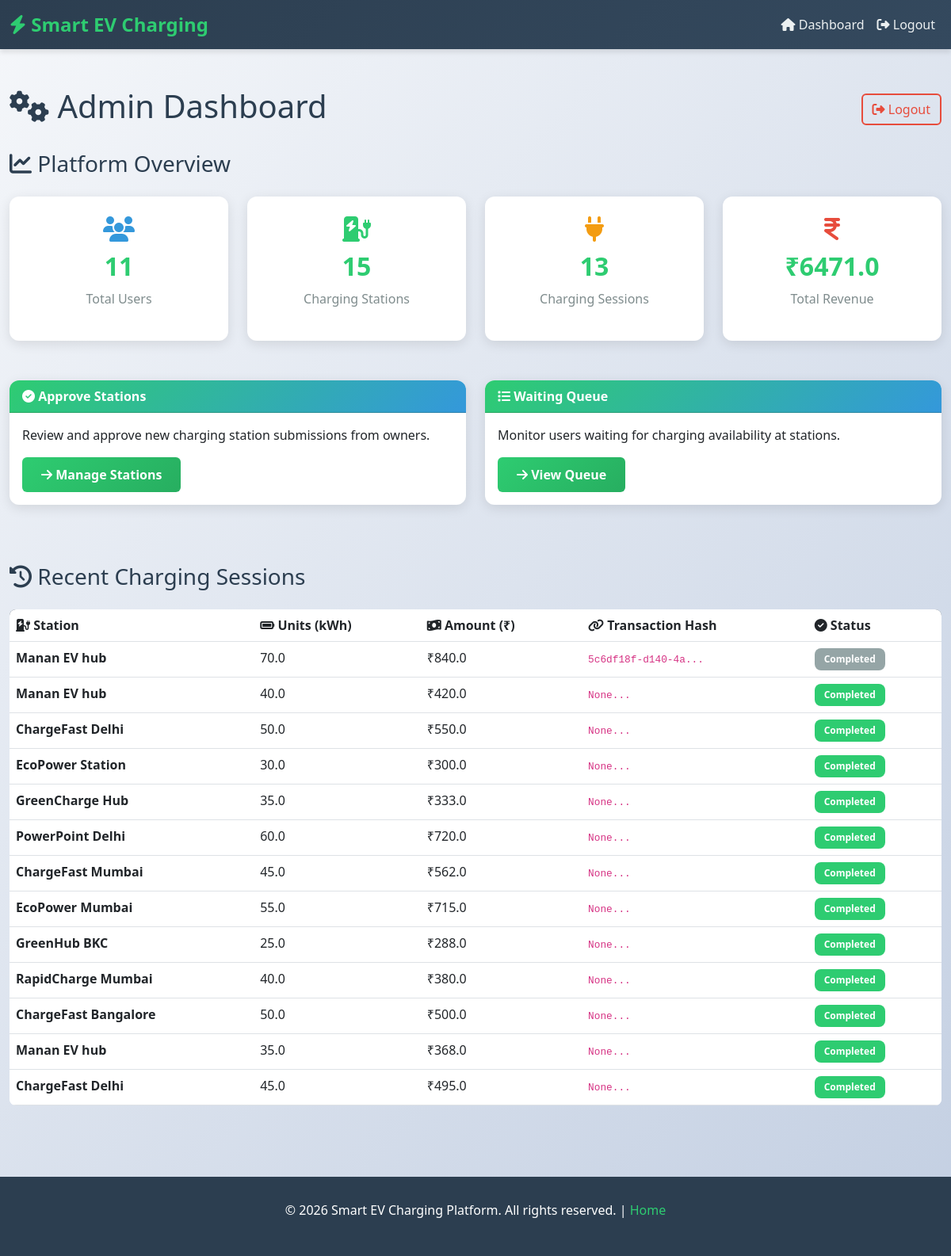
Page /admin/dashboard (signed in) on the earlier database version.
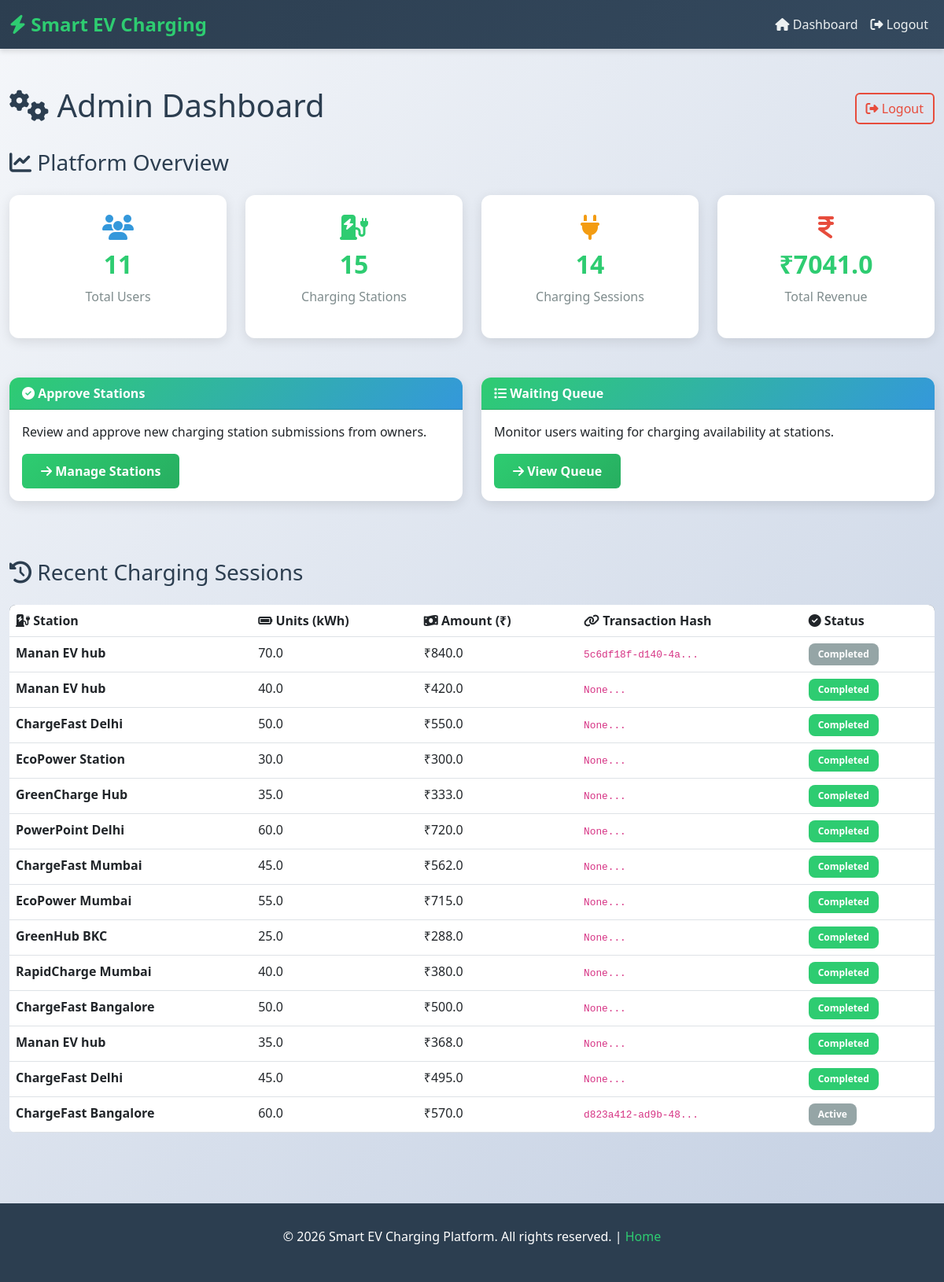
Same page on the later database version.
### tables this page shows
CREATE TABLE charging_sessions (
        id INTEGER PRIMARY KEY AUTOINCREMENT,
        user_id INTEGER,
        station_name TEXT,
        units REAL,
        amount REAL,
        tx_hash TEXT,
        status TEXT,
        started_at TIMESTAMP DEFAULT CURRENT_TIMESTAMP,
        completed_at TIMESTAMP,
        duration_minutes INTEGER
    );

### routes/admin_routes.py (the view)
@admin_bp.route("/admin/dashboard")
def admin_dashboard():
    if not session.get("admin_logged_in"):
        return redirect("/admin/login")
    total_users = 0
    total_stations = 0
    total_sessions = 0
    total_revenue = 0
    sessions = []
    try:
        conn = get_db()
        cur = conn.cursor()
        cur.execute("SELECT COUNT(*) FROM users")
        result = cur.fetchone()
        total_users = result[0] if result else 0
        cur.execute("SELECT COUNT(*) FROM stations")
        result = cur.fetchone()
        total_stations = result[0] if result else 0
        cur.execute("SELECT COUNT(*) FROM charging_sessions")
        result = cur.fetchone()
        total_sessions = result[0] if result else 0
        cur.execute("SELECT IFNULL(SUM(amount), 0) FROM charging_sessions")
        result = cur.fetchone()
        total_revenue = result[0] if result else 0
        print("TOTAL USERS:", total_users)
        print("TOTAL STATIONS:", total_stations)
        print("TOTAL SESSIONS:", total_sessions)
        print("TOTAL REVENUE:", total_revenue)
        cur.execute("""
            SELECT station_name, units, amount, tx_hash, status
            FROM charging_sessions
        """)
        sessions = cur.fetchall() or []
        conn.close()
    except Exception as e:
        print(f"Error loading admin dashboard: {e}")
        import traceback
        traceback.print_exc()
    return render_template(
        "admin_dashboard.html",
        total_users=total_users,
        total_stations=total_stations,
        total_sessions=total_sessions,
        total_revenue=total_revenue,
        sessions=sessions
    )

### models/db.py (called while the page is built)
def get_db():
    return sqlite3.connect("database/ev.db")

### templates/admin_dashboard.html (shortened to what the changed rows need)
{% extends "base.html" %}
{% block content %}
<div class="d-flex justify-content-between align-items-center mb-4">
    <h1><i class="fas fa-cogs"></i> Admin Dashboard</h1>
</div>
<div class="row g-4 mb-large">
    <div class="col-md-3 col-sm-6">
        <div class="stat-box">
            <i class="fas fa-plug" style="font-size: 2rem; color: #f39c12;"></i>
            <h3>{{ total_sessions|default(0) }}</h3>
            <p>Charging Sessions</p>
        </div>
    </div>
    <div class="col-md-3 col-sm-6">
        <div class="stat-box">
            <i class="fas fa-indian-rupee-sign" style="font-size: 2rem; color: #e74c3c;"></i>
            <h3>₹{{ total_revenue|default(0) }}</h3>
            <p>Total Revenue</p>
        </div>
    </div>
</div>
{% if sessions %}
<div class="table-responsive">
    <table class="table table-hover">
        <thead>
            <tr>
                <th><i class="fas fa-charging-station"></i> Station</th>
                <th><i class="fas fa-battery-full"></i> Units (kWh)</th>
                <th><i class="fas fa-money-bill-wave"></i> Amount (₹)</th>
                <th><i class="fas fa-link"></i> Transaction Hash</th>
                <th><i class="fas fa-check-circle"></i> Status</th>
            </tr>
        </thead>
        <tbody>
            {% for s in sessions %}
            <tr>
                <td><strong>{{ s[0]|default('N/A') }}</strong></td>
                <td>{{ s[1]|default('N/A') }}</td>
                <td>₹{{ s[2]|default('N/A') }}</td>
                <td><code style="font-size: 0.8rem;">{{ (s[3]|default('N/A')|string)[:16] }}...</code></td>
                <td>
                    {% if s[4]|default('pending') == "completed" %}
                        <span class="badge badge-success">Completed</span>
                    {% elif s[4]|default('pending') == "pending" %}
                        <span class="badge badge-warning">Pending</span>
                    {% else %}
                        <span class="badge" style="background-color: #95a5a6;">{{ s[4]|default('N/A') }}</span>
                    {% endif %}
                </td>
            </tr>
            {% endfor %}
        </tbody>
    </table>
</div>
{% else %}
<div class="alert alert-info">
    <i class="fas fa-info-circle"></i> No charging sessions yet.
</div>
{% endif %}
{% endblock %}

Differences in the rows shown:
added charging_sessions: station_name "ChargeFast Bangalore", units "60.0", amount "570.0", tx_hash "d823a412-ad9b-48", status "Active"
Other differences:
{{ total_sessions|default(0) }}: "13" → "14"
{{ total_revenue|default(0) }}: "6471.0" → "7041.0"
